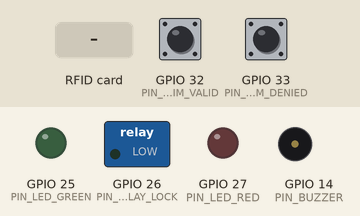
Simulated run of this sketch. Board: ESP32. On the bench: switched loads named in the sketch (green lamp = pin HIGH), output pins drawn as LEDs (lit = HIGH), buzzer (waves = sounding). Dashed ring = blinking. Inputs (shaded band) come from the test bench; at power-on: GPIO 32 (PIN_BTN_SIM_VALID) HIGH, GPIO 33 (PIN_BTN_SIM_DENIED) HIGH. WiFi joins after 1.5 s; servers stay silent unless stated; the local clock reads 2024-03-15 10:24:30 at power-on unless the sketch sets it; what the sketch prints to the serial monitor is not drawn.

Above: at 3.2 s.
3.3 s: GPIO 32 (PIN_BTN_SIM_VALID) pulled LOW for 0.15 s
At 4.6 s:
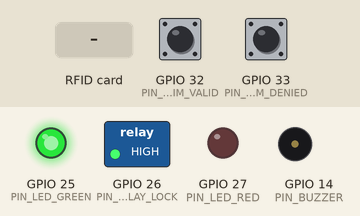
6.4 s: GPIO 33 (PIN_BTN_SIM_DENIED) pulled LOW for 0.15 s
At 6.61 s:
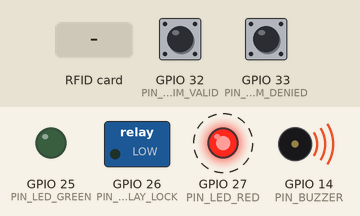
8.6 s: RFID card A1 B2 C3 D4 held to the reader
At 8.82 s:
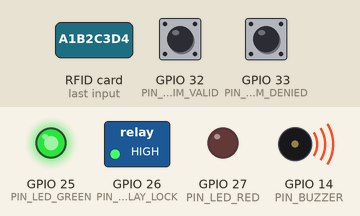
10.1 s: RFID card 04 5A 8E 92 held to the reader
At 10.8 s:
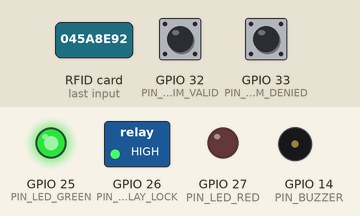
11.6 s: GPIO 33 (PIN_BTN_SIM_DENIED) pulled LOW for 1 s
At 13.6 s:
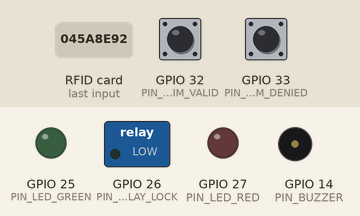
14.1 s: GPIO 32 (PIN_BTN_SIM_VALID) pulled LOW for 1 s
At 15.3 s:
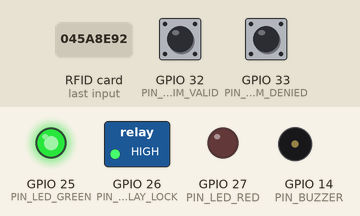
Timing chart, 0 to 19.1 s (numbered marks = the images above; inputs shaded):
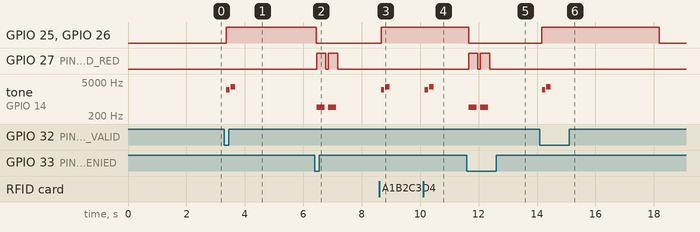

Measured:
- after the input at 3.3 s, GPIO 25 (PIN_LED_GREEN), GPIO 26 (PIN_RELAY_LOCK): LOW → HIGH after 0.07 s; tone on GPIO 14 (PIN_BUZZER): silent → 2400 Hz after 0.07 s, → silent 0.11 s later, → 3200 Hz 0.03 s later, → silent 0.16 s later
- after the input at 6.4 s, GPIO 25 (PIN_LED_GREEN), GPIO 26 (PIN_RELAY_LOCK): HIGH → LOW after 0.05 s instead of 0.99 s
- after the input at 8.6 s, GPIO 25 (PIN_LED_GREEN), GPIO 26 (PIN_RELAY_LOCK): LOW → HIGH after 0.06 s; tone on GPIO 14 (PIN_BUZZER): silent → 2400 Hz after 0.07 s, → silent 0.11 s later, → 3200 Hz 0.03 s later, → silent 0.16 s later
- after the input at 10.1 s, tone on GPIO 14 (PIN_BUZZER): silent → 2400 Hz after 0.06 s, → silent 0.11 s later, → 3200 Hz 0.03 s later, → silent 0.16 s later
- after the input at 11.6 s, GPIO 25 (PIN_LED_GREEN), GPIO 26 (PIN_RELAY_LOCK): HIGH → LOW after 0.06 s
- after the input at 14.1 s, GPIO 25 (PIN_LED_GREEN), GPIO 26 (PIN_RELAY_LOCK): LOW → HIGH after 0.07 s, → LOW 4.0 s later; tone on GPIO 14 (PIN_BUZZER): silent → 2400 Hz after 0.07 s, → silent 0.11 s later, → 3200 Hz 0.03 s later, → silent 0.16 s later

The sketch:

rfid_smart_door_lock.ino
```cpp
/**
 * ============================================================================
 * Proyek 06 : RFID Smart Door Lock with Access Logs & Offline Cache
 * Repo      : IoT_lab
 * Board     : ESP32 (SPI MFRC522 + NTP Time Sync + HTTP REST API Client)
 * Framework : Arduino IDE
 * ============================================================================
 * Fitur Utama:
 * 1. Membaca UID Kartu / Keyfob RFID 13.56 MHz menggunakan modul MFRC522 (SPI).
 * 2. Sinkronisasi waktu otomatis dengan Server NTP (`pool.ntp.org`, WIB UTC+7)
 *    untuk mencatat timestamp format ISO-8601 (`YYYY-MM-DDTHH:MM:SS+07:00`).
 * 3. Validasi kartu ke Server REST API (HTTP POST JSON) sekaligus mengirimkan
 *    log akses (`uid`, `device_id`, `timestamp`, `status`, `user_name`).
 * 4. Dilengkapi Daftar Kartu Lokal Fallback (Offline Cache) di memori Flash/RAM
 *    sehingga pintu tetap dapat dibuka oleh kartu terdaftar meskipun koneksi
 *    Wi-Fi atau Server Backend sedang terputus!
 * 5. Mengendalikan Relay Solenoid Door Lock (otomatis mengunci kembali setelah
 *    4 detik secara non-blocking), LED Hijau (Akses Diterima), LED Merah
 *    (Akses Ditolak), dan pola nada Buzzer aktif/pasif.
 * 6. Menyediakan 2 Tombol Simulasi Tap Kartu pada GPIO32 (Kartu Master Valid)
 *    dan GPIO33 (Kartu Asing Ditolak) untuk kemudahan pengujian di Wokwi.
 *
 * Library yang dibutuhkan di Arduino IDE:
 * - MFRC522 (oleh GithubCommunity / Miguel Balboa)
 * ============================================================================
 */

#include <Arduino.h>
#include <SPI.h>
#include <MFRC522.h>
#include <WiFi.h>
#include <HTTPClient.h>
#include <time.h>

// Gunakan secrets.h jika tersedia, atau fallback ke konfigurasi simulasi Wokwi
#if __has_include("secrets.h")
  #include "secrets.h"
#else
  #define WIFI_SSID        "Wokwi-GUEST"
  #define WIFI_PASSWORD    ""
  #define API_ENDPOINT_URL "http://192.168.1.100:8000/api/v1/access-log"
  #define API_SECRET_KEY   "iotlab-doorlock-secret-key-2026"
  #define DEVICE_ID        "door_lab_utama"
#endif

// ============================================================================
// Konfigurasi Pin Hardware ESP32
// ============================================================================
// Pin SPI Modul RFID RC522 (Menggunakan VSPI Default ESP32: SCK=18, MISO=19, MOSI=23)
const int PIN_RFID_SS         = 5;   // GPIO5  - SDA / SS / CS pada RC522
const int PIN_RFID_RST        = 22;  // GPIO22 - RST pada RC522

// Pin Aktuator & Indikator
const int PIN_RELAY_LOCK      = 26;  // GPIO26 - Relay Penggerak Solenoid Door Lock 12V
const int PIN_LED_GREEN       = 25;  // GPIO25 - LED Hijau (Indikator Akses Diterima)
const int PIN_LED_RED         = 27;  // GPIO27 - LED Merah (Indikator Akses Ditolak)
const int PIN_BUZZER          = 14;  // GPIO14 - Buzzer Feedback Audio

// Pin Tombol Simulasi Wokwi (Menguji Tap Kartu Valid vs Kartu Asing tanpa modul fisik)
const int PIN_BTN_SIM_VALID   = 32;  // GPIO32 - Simulasi Tap Kartu Master ("A1:B2:C3:D4")
const int PIN_BTN_SIM_DENIED  = 33;  // GPIO33 - Simulasi Tap Kartu Asing ("DE:AD:BE:EF")

// Ubah ke `true` jika modul relay bersifat Active-LOW
const bool RELAY_ACTIVE_LOW   = false;

// Durasi pintu terbuka sebelum Solenoid mengunci kembali secara otomatis
const unsigned long UNLOCK_DURATION_MS = 4000;

// Konfigurasi Waktu NTP (WIB = UTC+7 = 7 * 3600 detik)
const char* NTP_SERVER_1      = "pool.ntp.org";
const char* NTP_SERVER_2      = "time.nist.gov";
const long  GMT_OFFSET_SEC    = 7 * 3600;
const int   DAYLIGHT_OFFSET   = 0;

// ============================================================================
// Database Kartu Lokal Fallback (Offline Cache)
// ============================================================================
struct AuthorizedCard {
  const char* uid;
  const char* ownerName;
  const char* role;
};

// Tambahkan UID kartu RFID kamu di sini (format HEX huruf besar dipisah titik dua)
const AuthorizedCard LOCAL_CARD_CACHE[] = {
  { "A1:B2:C3:D4", "Budi Santoso (Admin Lab)", "ADMIN"   },
  { "04:5A:8E:92", "Siti Aminah (Asisten)",    "STAFF"   },
  { "73:1F:44:0C", "Rizky Pratama (Teknisi)",  "MEMBER"  }
};
const size_t LOCAL_CARD_COUNT = sizeof(LOCAL_CARD_CACHE) / sizeof(LOCAL_CARD_CACHE[0]);

// ============================================================================
// Objek Global & State Sistem
// ============================================================================
MFRC522 mfrc522(PIN_RFID_SS, PIN_RFID_RST);

bool doorUnlocked          = false;
unsigned long unlockStartMs = 0;

bool lastBtnValidState     = HIGH;
bool lastBtnDeniedState    = HIGH;
unsigned long lastBtnMs    = 0;

// ============================================================================
// Fungsi Helper Kontrol Solenoid Relay & Audio Buzzer
// ============================================================================
void setSolenoidLock(bool unlock) {
  doorUnlocked = unlock;
  bool pinLevel = RELAY_ACTIVE_LOW ? !unlock : unlock;
  digitalWrite(PIN_RELAY_LOCK, pinLevel ? HIGH : LOW);

  if (unlock) {
    unlockStartMs = millis();
    digitalWrite(PIN_LED_GREEN, HIGH);
    digitalWrite(PIN_LED_RED, LOW);
    Serial.println("[SOLENOID] Pintu TERBUKA (Solenoid Energized).");
  } else {
    digitalWrite(PIN_LED_GREEN, LOW);
    Serial.println("[SOLENOID] Pintu TERKUNCI kembali (Auto-Lock).");
  }
}

void playBeepGranted() {
  // Nada 2-beep pendek frekuensi tinggi (Akses Diterima)
  tone(PIN_BUZZER, 2400, 110);
  delay(140);
  tone(PIN_BUZZER, 3200, 160);
  delay(170);
  noTone(PIN_BUZZER);
}

void playBeepDenied() {
  // Nada panjang rendah 2 kali (Akses Ditolak / Alarm Peringatan)
  for (int i = 0; i < 2; i++) {
    digitalWrite(PIN_LED_RED, HIGH);
    tone(PIN_BUZZER, 450, 280);
    delay(320);
    digitalWrite(PIN_LED_RED, LOW);
    delay(80);
  }
  noTone(PIN_BUZZER);
}

// ============================================================================
// Pembacaan Waktu NTP (Format ISO-8601)
// ============================================================================
String getIso8601Timestamp() {
  struct tm timeinfo;
  if (!getLocalTime(&timeinfo, 100)) {
    // Fallback jika NTP belum sinkron: gunakan uptime detik
    char fallback[32];
    snprintf(fallback, sizeof(fallback), "UPTIME-%lus", millis() / 1000UL);
    return String(fallback);
  }
  char buf[32];
  strftime(buf, sizeof(buf), "%Y-%m-%dT%H:%M:%S+07:00", &timeinfo);
  return String(buf);
}

// ============================================================================
// Pencarian Kartu di Offline Cache Lokal
// ============================================================================
const AuthorizedCard* findCardInLocalCache(const String& uid) {
  for (size_t i = 0; i < LOCAL_CARD_COUNT; i++) {
    if (uid.equalsIgnoreCase(LOCAL_CARD_CACHE[i].uid)) {
      return &LOCAL_CARD_CACHE[i];
    }
  }
  return nullptr;
}

// ============================================================================
// Validasi & Pencatatan Log Akses ke Server REST API
// ============================================================================
bool sendAccessLogAndValidate(const String& uid,
                              const String& timestamp,
                              bool localGranted,
                              const char* localOwner,
                              String& outServerMessage) {
  if (WiFi.status() != WL_CONNECTED) {
    outServerMessage = "OFFLINE_CACHE (Wi-Fi Terputus)";
    return localGranted;
  }

  // Bangun payload JSON untuk dikirim ke REST API Backend
  char jsonPayload[320];
  snprintf(
    jsonPayload,
    sizeof(jsonPayload),
    "{\"uid\":\"%s\",\"device_id\":\"%s\",\"timestamp\":\"%s\","
    "\"local_decision\":\"%s\",\"user_name\":\"%s\"}",
    uid.c_str(),
    DEVICE_ID,
    timestamp.c_str(),
    localGranted ? "GRANTED" : "DENIED",
    localOwner ? localOwner : "Unknown"
  );

  Serial.printf("[API TX] POST %s\n", API_ENDPOINT_URL);
  Serial.printf("[API TX] Payload: %s\n", jsonPayload);

  // Jika menggunakan IP contoh default di simulator Wokwi, langsung gunakan hasil Offline Cache
  if (String(API_ENDPOINT_URL).indexOf("192.168.1.100") >= 0) {
    outServerMessage = "LOCAL_CACHE (Mode Demo / Server Lokal Belum Diatur)";
    return localGranted;
  }

  HTTPClient http;
  http.begin(API_ENDPOINT_URL);
  http.setTimeout(3000);
  http.addHeader("Content-Type", "application/json");
  http.addHeader("X-API-Key", API_SECRET_KEY);

  int httpCode = http.POST(jsonPayload);
  if (httpCode >= 200 && httpCode < 300) {
    String resp = http.getString();
    resp.trim();
    Serial.printf("[API RX] HTTP %d: %s\n", httpCode, resp.c_str());
    http.end();

    // Jika server mengembalikan {"authorized":true} atau {"authorized":false},
    // keputusan server dapat meng-override atau memperkuat cache lokal
    if (resp.indexOf("\"authorized\":true") >= 0 || resp.indexOf("\"authorized\": true") >= 0) {
      outServerMessage = "SERVER_AUTHORIZED";
      return true;
    } else if (resp.indexOf("\"authorized\":false") >= 0 || resp.indexOf("\"authorized\": false") >= 0) {
      outServerMessage = "SERVER_DENIED";
      return false;
    }

    outServerMessage = "LOGGED_OK";
    return localGranted;
  } else {
    Serial.printf("[API WARN] Gagal menghubungi REST API (HTTP %d). Menggunakan Fallback Offline Cache.\n", httpCode);
    http.end();
    outServerMessage = "OFFLINE_CACHE_FALLBACK";
    return localGranted;
  }
}

// ============================================================================
// Proses Utama Saat Kartu RFID Terdeteksi (Fisik maupun Simulasi)
// ============================================================================
void processCardTap(const String& uid, const char* sourceLabel) {
  String timestamp = getIso8601Timestamp();
  const AuthorizedCard* matchedCard = findCardInLocalCache(uid);
  bool localGranted = (matchedCard != nullptr);
  const char* ownerName = localGranted ? matchedCard->ownerName : "Kartu Tidak Dikenal";

  Serial.println("\n------------------------------------------------------------");
  Serial.printf("[RFID TAP] Sumber    : %s\n", sourceLabel);
  Serial.printf("[RFID TAP] UID Kartu : %s\n", uid.c_str());
  Serial.printf("[RFID TAP] Waktu NTP : %s\n", timestamp.c_str());
  Serial.printf("[CACHE]    Pemilik   : %s (%s)\n",
                ownerName, localGranted ? "TERDAFTAR" : "TIDAK TERDAFTAR");

  String authSource;
  bool finalGranted = sendAccessLogAndValidate(uid, timestamp, localGranted, ownerName, authSource);

  if (finalGranted) {
    Serial.printf("[ACCESS]   DITERIMA (%s) -> Membuka kunci pintu selama %lu detik.\n",
                  authSource.c_str(), UNLOCK_DURATION_MS / 1000UL);
    setSolenoidLock(true);
    playBeepGranted();
  } else {
    Serial.printf("[ACCESS]   DITOLAK (%s) -> Pintu tetap terkunci!\n", authSource.c_str());
    setSolenoidLock(false);
    playBeepDenied();
  }
  Serial.println("------------------------------------------------------------");
}

// ============================================================================
// Pembacaan Modul Fisik RFID RC522 (SPI) & Tombol Simulasi Wokwi
// ============================================================================
void checkRfidReader() {
  if (!mfrc522.PICC_IsNewCardPresent() || !mfrc522.PICC_ReadCardSerial()) {
    return;
  }

  // Konversi byte array UID menjadi format string "AA:BB:CC:DD"
  String uidStr = "";
  for (byte i = 0; i < mfrc522.uid.size; i++) {
    if (i > 0) uidStr += ":";
    if (mfrc522.uid.uidByte[i] < 0x10) uidStr += "0";
    uidStr += String(mfrc522.uid.uidByte[i], HEX);
  }
  uidStr.toUpperCase();

  // Hentikan enkripsi & komunikasi pada kartu agar tidak terbaca berulang-ulang
  mfrc522.PICC_HaltA();
  mfrc522.PCD_StopCrypto1();

  processCardTap(uidStr, "Sensor Fisik RC522 (SPI)");
}

void checkSimulationButtons() {
  unsigned long now = millis();
  if (now - lastBtnMs < 60) return;

  bool validBtn  = digitalRead(PIN_BTN_SIM_VALID);
  bool deniedBtn = digitalRead(PIN_BTN_SIM_DENIED);

  if (validBtn == LOW && lastBtnValidState == HIGH) {
    lastBtnMs = now;
    processCardTap("A1:B2:C3:D4", "Tombol Simulasi (Kartu Master Valid)");
  }
  if (deniedBtn == LOW && lastBtnDeniedState == HIGH) {
    lastBtnMs = now;
    processCardTap("DE:AD:BE:EF", "Tombol Simulasi (Kartu Asing / Ditolak)");
  }

  lastBtnValidState  = validBtn;
  lastBtnDeniedState = deniedBtn;
}

// ============================================================================
// Setup & Loop Utama
// ============================================================================
void setup() {
  Serial.begin(115200);
  delay(200);

  Serial.println("\n============================================================");
  Serial.println("  IoT Lab - 06 RFID Smart Door Lock with Access Logs        ");
  Serial.printf("  Device ID : %s\n", DEVICE_ID);
  Serial.println("============================================================");

  // Inisialisasi Pin Output & Input
  pinMode(PIN_RELAY_LOCK, OUTPUT);
  pinMode(PIN_LED_GREEN, OUTPUT);
  pinMode(PIN_LED_RED, OUTPUT);
  pinMode(PIN_BUZZER, OUTPUT);
  pinMode(PIN_BTN_SIM_VALID, INPUT_PULLUP);
  pinMode(PIN_BTN_SIM_DENIED, INPUT_PULLUP);

  // Pastikan pintu dalam kondisi terkunci saat pertama kali menyala
  setSolenoidLock(false);

  // Inisialisasi Bus SPI & Modul MFRC522
  SPI.begin();
  mfrc522.PCD_Init();
  byte version = mfrc522.PCD_ReadRegister(mfrc522.VersionReg);
  if (version == 0x00 || version == 0xFF) {
    Serial.println("[RC522] Info: Modul fisik RC522 tidak terdeteksi di bus SPI.");
    Serial.println("[RC522] Gunakan tombol hijau (GPIO32) / merah (GPIO33) untuk simulasi tap kartu di Wokwi.");
  } else {
    Serial.printf("[RC522] Modul MFRC522 siap! (Firmware Version: 0x%02X)\n", version);
  }

  // Koneksi ke Jaringan Wi-Fi
  WiFi.mode(WIFI_STA);
  WiFi.begin(WIFI_SSID, WIFI_PASSWORD);
  Serial.printf("[WIFI] Menghubungkan ke SSID: %s ", WIFI_SSID);

  unsigned long startAttempt = millis();
  while (WiFi.status() != WL_CONNECTED && (millis() - startAttempt) < 10000) {
    delay(350);
    Serial.print(".");
  }

  if (WiFi.status() == WL_CONNECTED) {
    Serial.println("\n[WIFI] Terhubung!");
    Serial.print("[WIFI] Alamat IP : ");
    Serial.println(WiFi.localIP());

    // Sinkronisasi Waktu NTP
    configTime(GMT_OFFSET_SEC, DAYLIGHT_OFFSET, NTP_SERVER_1, NTP_SERVER_2);
    Serial.print("[NTP]  Menyinkronkan waktu dengan server NTP...");
    struct tm timeinfo;
    if (getLocalTime(&timeinfo, 4000)) {
      Serial.printf(" Berhasil! Waktu sekarang: %s\n", getIso8601Timestamp().c_str());
    } else {
      Serial.println(" Belum sinkron (akan disinkronkan di background).");
    }
  } else {
    Serial.println("\n[WIFI] Offline! Sistem berjalan menggunakan Offline Card Cache.");
  }

  Serial.println("[READY] Silakan tempelkan kartu RFID ke reader atau tekan tombol simulasi.");
}

void loop() {
  // 1. Cek pembacaan kartu dari sensor RFID RC522 (SPI) maupun tombol simulasi Wokwi
  checkRfidReader();
  checkSimulationButtons();

  // 2. Auto-Lock Non-Blocking: Kunci kembali pintu setelah UNLOCK_DURATION_MS berlalu
  if (doorUnlocked && (millis() - unlockStartMs >= UNLOCK_DURATION_MS)) {
    setSolenoidLock(false);
  }
}
```

secrets.example.h
```cpp
#ifndef SECRETS_H
#define SECRETS_H

// Salin file ini menjadi "secrets.h" di folder yang sama,
// lalu isi dengan kredensial Wi-Fi dan konfigurasi Server REST API Access Log kamu.

#define WIFI_SSID        "GANTI_DENGAN_SSID_WIFI"
#define WIFI_PASSWORD    "GANTI_DENGAN_PASSWORD_WIFI"

// Endpoint REST API Backend (contoh server Python FastAPI di jaringan lokal)
#define API_ENDPOINT_URL "http://192.168.1.100:8000/api/v1/access-log"
#define API_SECRET_KEY   "iotlab-doorlock-secret-key-2026"

// Identitas Pintu / Perangkat
#define DEVICE_ID        "door_lab_utama"

#endif // SECRETS_H
```
